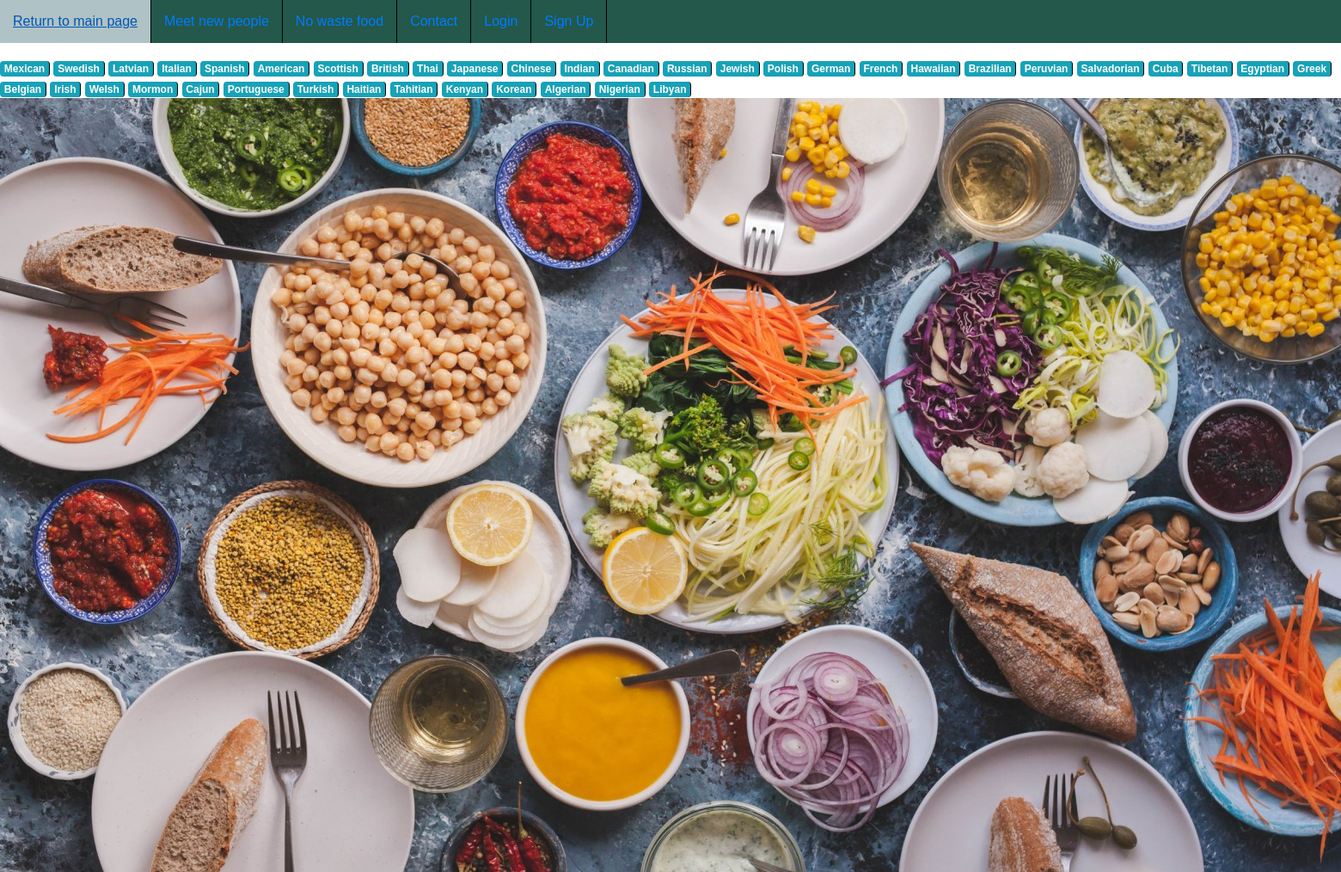
The app's page /cuisine/ with its own data.
### cooking/models.py (models this page shows, shortened)
class Cuisine(models.Model):
    name = models.CharField(max_length=48)

### cooking/views.py (the view)
# urls.py: path('cuisine/', CuisineView.as_view(), name='cuisine'),
class CuisineView(View):
    def get(self, request):
        cuisines = Cuisine.objects.all()
        ctx = {
            'cuisines': cuisines,
        }
        return render(request, "cuisine.html", ctx)

### cooking/templates/cuisine.html (shortened to what this page needs)
{% load static %}
<!DOCTYPE html>
<html lang="en">
<head>
  {% load static %}
<link rel="stylesheet" type="text/css" href="{% static 'CSS/bar.css' %}">
<link rel="stylesheet" href="https://stackpath.bootstrapcdn.com/bootstrap/4.1.3/css/bootstrap.min.css"
</head>
<body>
{% block content %}
{% if user.is_authenticated %}
<ul>
<li><a href="{% url 'index' %}">Return to main page</a></li>
<li><a href="{% url 'meet' %}">Meet new people</a></li>
<li><a href="{% url 'waste_food' %}">No waste food</a></li>
<li><a href="{% url 'contact' %}">Contact</a></li>
<li> <a href="/"> Hello {{user.username}} (view profile)</a> </li>
<li> <a href="/"> List of friends </a> </li>
<li> <a href="/">  Create new meet  </a> </li>
<li><a href="/logout/">Log_out</a></li>
</ul>
{% else %}
<ul>
<li><a href="/" >Return to main page</a></li>
<li><a href="/meet/">Meet new people</a></li>
<li><a href="/waste_food/">No waste food</a></li>
<li><a href="/contact/">Contact</a></li>
<li><a href="/login/">Login</a></li>
<li><a href="/add_user/">Sign Up</a></li>
</ul>
{% endif %}
{% endblock %}
{% for cuisine in cuisines %}
<a href="#" class="badge badge-info">
{{cuisine.name}}
</a>
{% endfor %}
<br>
<img  src="{% static "images/world_cusine.jpg" %}" alt="My image">
</body>
</html>

### cooking/static/CSS/bar.css (style rules this page uses)
ul { list-style: none; margin: 0; padding-left: 0; margin-top:25px; background:#23584a; height: 50px; }
a { text-decoration: none; background:#23584a; color:#fff; padding:0px 15px; font-family: arial; line-height:50px; display: block; border-right: 1px solid black; -moz-transition: all 0.3s 0.01s ease; -o-transition: all 0.3s 0.01s ease; -webkit-transition: all 0.3s 0.01s ease; }
li { float:left; }

### records on screen
Cuisine: name "Mexican"
Cuisine: name "Swedish"
Cuisine: name "Latvian"
Cuisine: name "Italian"
Cuisine: name "Spanish"
Cuisine: name "American"
Cuisine: name "Scottish"
Cuisine: name "British"
Cuisine: name "Thai"
Cuisine: name "Japanese"
Cuisine: name "Chinese"
Cuisine: name "Indian"
Cuisine: name "Canadian"
Cuisine: name "Russian"
Cuisine: name "Jewish"
Cuisine: name "Polish"
Cuisine: name "German"
Cuisine: name "French"
Cuisine: name "Hawaiian"
Cuisine: name "Brazilian"
Cuisine: name "Peruvian"
Cuisine: name "Salvadorian"
Cuisine: name "Cuba"
Cuisine: name "Tibetan"
Cuisine: name "Egyptian"
Cuisine: name "Greek"
Cuisine: name "Belgian"
Cuisine: name "Irish"
Cuisine: name "Welsh"
Cuisine: name "Mormon"
Cuisine: name "Cajun"
Cuisine: name "Portuguese"
Cuisine: name "Turkish"
Cuisine: name "Haitian"
Cuisine: name "Tahitian"
Cuisine: name "Kenyan"
Cuisine: name "Korean"
Cuisine: name "Algerian"
Cuisine: name "Nigerian"
Cuisine: name "Libyan"
